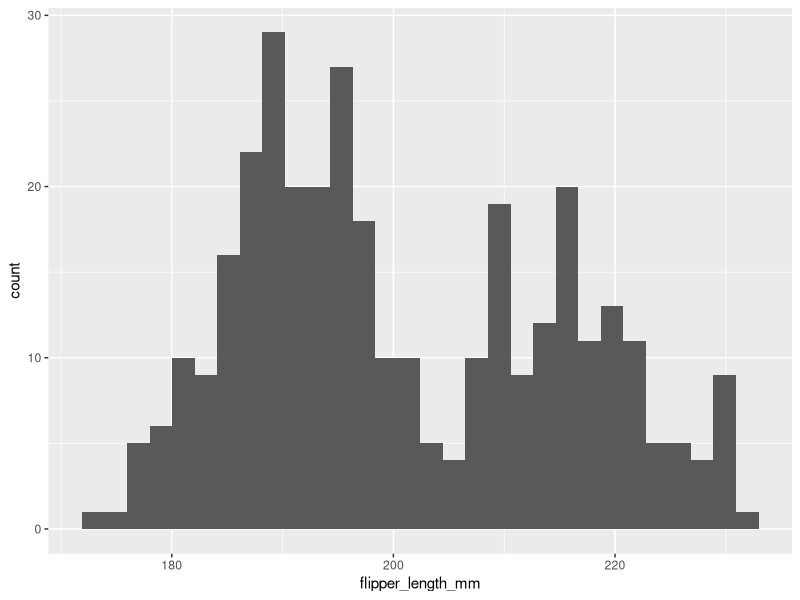

The R source for this figure:
library(palmerpenguins)
library(tidyverse)

penguins %>% ggplot(aes(x=flipper_length_mm))+
  geom_histogram()

f=penguins
